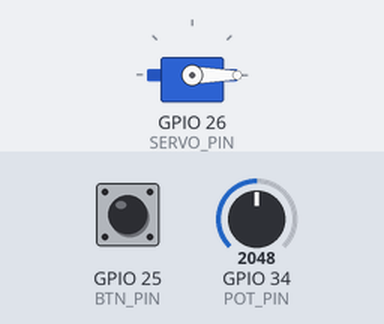
The sketch below on a simulated ESP32. On the bench: servo. The test bench sets the inputs (shaded band); at power-on: GPIO 25 (BTN_PIN) HIGH, GPIO 34 (POT_PIN) = 2048. WiFi joins after 1.5 s; servers stay silent unless stated; uploads are accepted with an empty reply; the local clock reads 2024-03-15 10:24:30 at power-on unless the sketch sets it; what the sketch prints to the serial monitor is not drawn.

Above: at 3.2 s.
3.3 s: GPIO 25 (BTN_PIN) pulled LOW for 1 s
At 3.5 s:
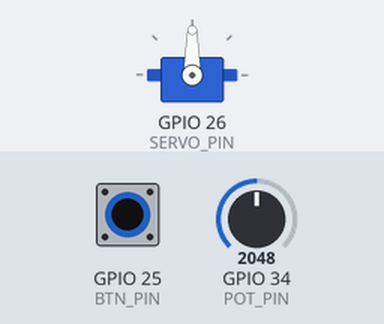
5.8 s: GPIO 25 (BTN_PIN) pulled LOW for 0.15 s
At 6.8 s:
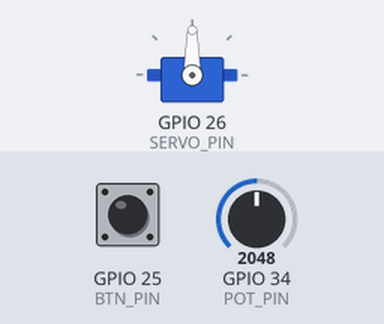
8.9 s: GPIO 25 (BTN_PIN) pulled LOW for 3.2 s
At 9.1 s:
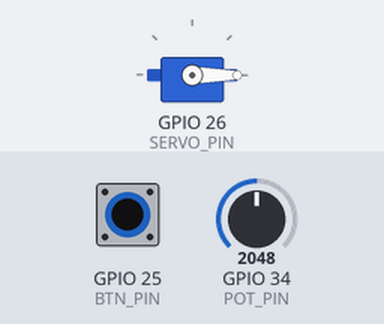
Timing chart, 0 to 13.4 s (numbered marks = the images above; inputs shaded):
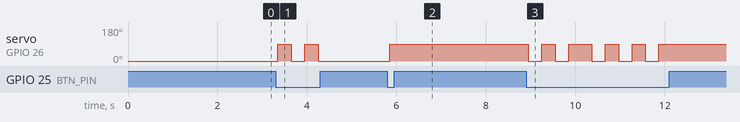

Measured:
- after the input at 3.3 s, servo on GPIO 26 (SERVO_PIN): alternates 90° for 0.30 s and 0° for 0.30 s, 4 changes in all, then stays 0°, starting after 0.05 s
- after the input at 5.8 s, servo on GPIO 26 (SERVO_PIN): 0° → 90° after 0.05 s
- after the input at 8.9 s, servo on GPIO 26 (SERVO_PIN): 90° → 0° after 0.05 s, → 90° 0.30 s later, → 0° 0.30 s later, → 90° 0.30 s later, … (10 changes in this stretch)

The sketch:

Project_ESP.ino
```cpp
/*
  AgriGuard IoT Node - Capstone Demonstration Code (ESP-WROOM-32)

  This code reads an analog potentiometer to simulate fluctuating water flow,
  listens for a physical button press (simulating a mobile app override command),
  and controls a SERVO MOTOR to physically demonstrate a valve opening/closing.
*/

#include <ESP32Servo.h> // You must install the "ESP32Servo" library in Arduino IDE!
#include <WiFi.h>       // NEW: Required to connect to the network
#include <HTTPClient.h> // NEW: Required to send the HTTP POST request
#include <time.h>
#include <WiFiClientSecure.h>

// --- Wi-Fi & API Configuration (NEW) ---
// IMPORTANT: ESP32 only connects to 2.4GHz Wi-Fi. (Use a mobile hotspot for the easiest setup!)
const char* ssid = "YOUR-2.4GHZ-WIFI-SSID";
const char* password = "YOUR-2.4GHZ-WIFI-PASSWORD";

// Replace the IP with Student 2's computer IP address on the network!
const char* apiEndpoint = "YOUR-DEV-TUNNELS-LINK";

// --- Pin Definitions (Updated for ESP-WROOM-32) ---
const int POT_PIN = 34;    // ADC1 pin for Trimmer Potentiometer
const int BTN_PIN = 25;    // Digital pin for Push Button
const int SERVO_PIN = 26;  // PWM pin for the Servo Motor

// --- State Variables ---
bool isValveOpen = false;
float currentFlowRate = 0.0;
int lastButtonState = HIGH;
unsigned long lastDebounceTime = 0;
const unsigned long debounceDelay = 50;
unsigned long lastSyncTime = 0;
const unsigned long syncInterval = 5000;

Servo valveServo;

void setup() {
  Serial.begin(115200);
  Serial.println("Starting AgriGuard IoT Node (HTTPS Mode)...");

  pinMode(POT_PIN, INPUT);
  pinMode(BTN_PIN, INPUT_PULLUP);

  valveServo.attach(SERVO_PIN);
  valveServo.write(0);
  delay(500);

  Serial.print("Connecting to Wi-Fi: ");
  Serial.println(ssid);
  WiFi.begin(ssid, password);

  while (WiFi.status() != WL_CONNECTED) {
    delay(500);
    Serial.print(".");
  }

  Serial.println("");
  Serial.println("Wi-Fi Connected successfully!");
  Serial.print("ESP32 IP Address: ");
  Serial.println(WiFi.localIP());

  configTime(7200, 0, "pool.ntp.org");
  Serial.println("Time synchronized with NTP server.");
}

void loop() {
  int reading = digitalRead(BTN_PIN);

  if (reading != lastButtonState) {
    lastDebounceTime = millis();
  }
  if ((millis() - lastDebounceTime) > debounceDelay) {
    if (reading == LOW) {
      isValveOpen = !isValveOpen;

      if (isValveOpen) {
        valveServo.write(90);
        Serial.println("COMMAND RECEIVED: Valve OPENED.");
      } else {
        valveServo.write(0);
        Serial.println("COMMAND RECEIVED: Valve CLOSED.");
      }
      delay(300);
    }
  }
  lastButtonState = reading;

  if (isValveOpen) {
    int rawAnalogValue = analogRead(POT_PIN);
    currentFlowRate = (rawAnalogValue / 4095.0) * 120.0;
  } else {
    currentFlowRate = 0.0;
  }

  if (millis() - lastSyncTime >= syncInterval) {
    lastSyncTime = millis();
    sendTelemetryPayload();
  }
}

void sendTelemetryPayload() {
  struct tm timeinfo;
  String timestamp = "2026-08-06T00:00:00.000Z";
  if (getLocalTime(&timeinfo)) {
    char timeStringBuff[50];
    strftime(timeStringBuff, sizeof(timeStringBuff), "%Y-%m-%dT%H:%M:%S.000Z", &timeinfo);
    timestamp = String(timeStringBuff);
  }

  String jsonPayload = "{";
  jsonPayload += "\"id\": 0,";
  jsonPayload += "\"deviceId\": \"ESP32_WROOM_ZONE_1\",";
  jsonPayload += "\"flowRateLitersPerMin\": " + String(currentFlowRate, 2) + ",";
  jsonPayload += "\"valveIsOpen\": " + String(isValveOpen ? "true" : "false") + ",";
  jsonPayload += "\"timestamp\": \"" + timestamp + "\"";
  jsonPayload += "}";

  Serial.println("--- TRANSMITTING TO C# API ---");
  Serial.println(jsonPayload);

  if (WiFi.status() == WL_CONNECTED) {
    // --- CRITICAL SSL BYPASS ---
    WiFiClientSecure secureClient;
    secureClient.setInsecure(); // This tells the ESP32 to ignore the fake C# developer certificate

    HTTPClient http;
    // Pass the secureClient to HTTPClient
    http.begin(secureClient, apiEndpoint);

    http.addHeader("Content-Type", "application/json");

    int httpResponseCode = http.POST(jsonPayload);

    if (httpResponseCode > 0) {
      Serial.print("SUCCESS! HTTP Response code: ");
      Serial.println(httpResponseCode);
    } else {
      Serial.print("ERROR! Connection failed. Code: ");
      Serial.println(httpResponseCode);
      Serial.println("(Check C# launchSettings.json, firewall, or API URL)");
    }

    http.end();
  } else {
    Serial.println("Error: ESP32 disconnected from Wi-Fi.");
  }

  Serial.println("------------------------------");
}
```
